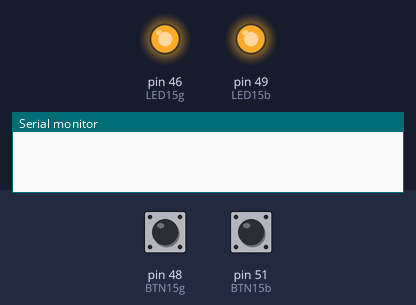
This sketch was run on a simulated Arduino Mega 2560, built with avr-gcc and run on an emulated ATmega2560. On the bench: output pins drawn as LEDs (lit = HIGH), the last lines printed to the serial monitor. Inputs (shaded band) come from the test bench; at power-on: pin 48 (BTN15g) HIGH, pin 51 (BTN15b) HIGH.

Above: at 1.2 s.
1.3 s: pin 48 (BTN15g) pulled LOW for 0.15 s
At 1.37 s:
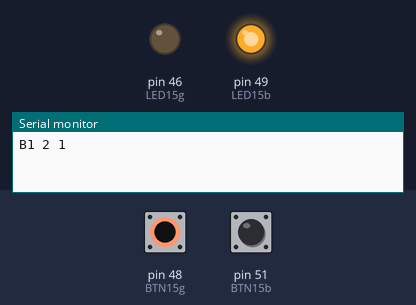
2.9 s: pin 51 (BTN15b) pulled LOW for 0.15 s
At 2.97 s:
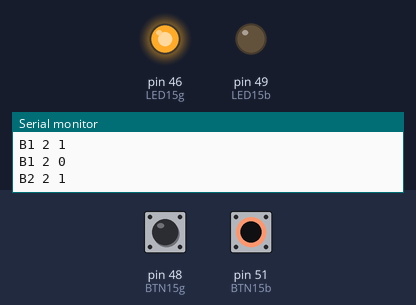
4.5 s: pin 51 (BTN15b) pulled LOW for 3.2 s
At 8.5 s:
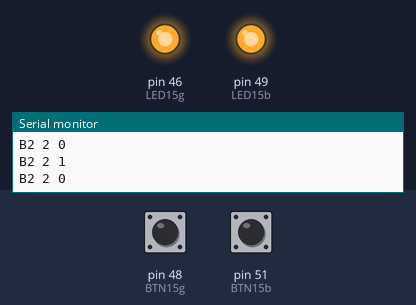
9.2 s: pin 48 (BTN15g) pulled LOW for 3.2 s
At 9.6 s:
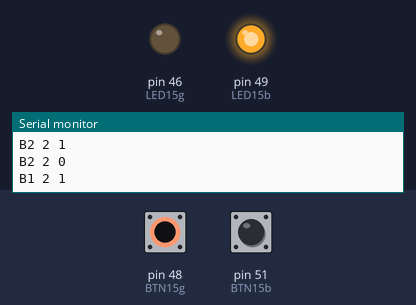
13.9 s: pin 48 (BTN15g) driven LOW and pin 51 (BTN15b) driven LOW
At 14.3 s:
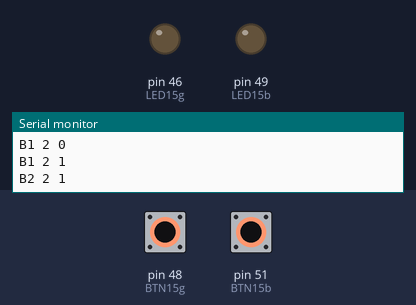
Timing chart, 0 to 16.4 s (numbered marks = the images above; inputs shaded):
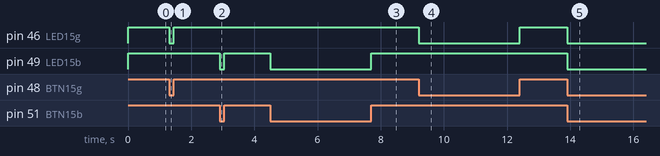

The sketch:

_18_ArcadeDrukknop18-8-22.ino
```cpp
int zone = 2;
//#011 Arcade drukknop
int LED15b = 49;
int BTN15b = 51;
int LED15g = 46;
int BTN15g = 48;

int ODV15g;
int ODV15b;
int BTNV15g; //button value 1,5m groene kant
int BTNV15b; //button value 1.5m blauwe kant
bool BTN15gpresstate = 0;
bool BTN15bpresstate = 0;


void setup() {
  Serial.begin(9600);
  pinMode(LED15g, OUTPUT);
  pinMode(LED15b, OUTPUT);
  pinMode(BTN15g, INPUT_PULLUP);
  pinMode(BTN15b, INPUT_PULLUP);
  digitalWrite(LED15g, HIGH);
  digitalWrite(LED15b, HIGH);
}

void loop() {
  BTNV15g = digitalRead(BTN15g);
  BTNV15b = digitalRead(BTN15b);

  if (BTNV15g == LOW && BTN15gpresstate == 0) {
    digitalWrite(LED15g, LOW);
    Serial.print("B1 ");
    Serial.print(zone);
    Serial.println(" 1");
    BTN15gpresstate = 1;
  }
  if (BTNV15g == HIGH && BTN15gpresstate == 1) {
    digitalWrite(LED15g, HIGH);
    Serial.print("B1 ");
    Serial.print(zone);
    Serial.println(" 0");
    BTN15gpresstate = 0;
  }
  if (BTNV15b == LOW && BTN15bpresstate == 0) {
    digitalWrite(LED15b, LOW);
    Serial.print("B2 ");
    Serial.print(zone);
    Serial.println(" 1");
    BTN15bpresstate = 1;
  }
  if (BTNV15b == HIGH && BTN15bpresstate == 1) {
    digitalWrite(LED15b, HIGH);
    Serial.print("B2 ");
    Serial.print(zone);
    Serial.println(" 0");
    BTN15bpresstate = 0;
  }
  delay(2);
}
```

Measured:
- after the input at 1.3 s, pin 46 (LED15g): HIGH → LOW at once, → HIGH 0.15 s later
- after the input at 2.9 s, pin 49 (LED15b): HIGH → LOW at once, → HIGH 0.15 s later
- after the input at 4.5 s, pin 49 (LED15b): HIGH → LOW at once, → HIGH 3.2 s later
- after the input at 9.2 s, pin 46 (LED15g): HIGH → LOW at once, → HIGH 3.2 s later
- after the input at 13.9 s, pin 46 (LED15g), pin 49 (LED15b): HIGH → LOW at once
